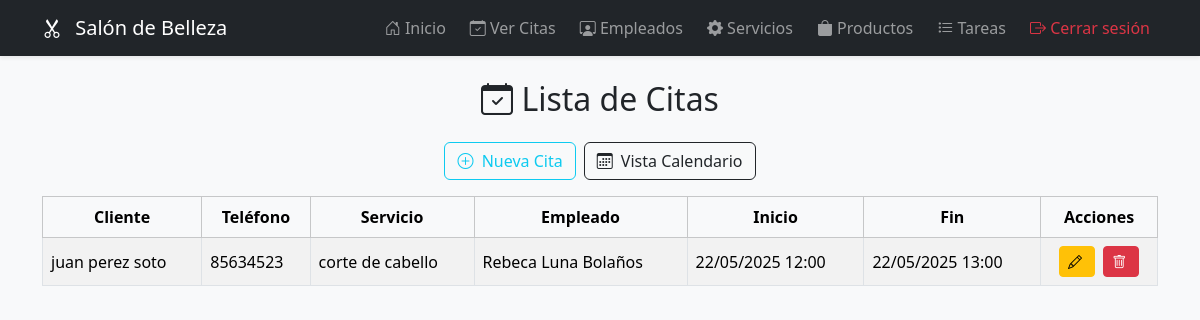
The page /citas (signed in) on the database as committed earlier.
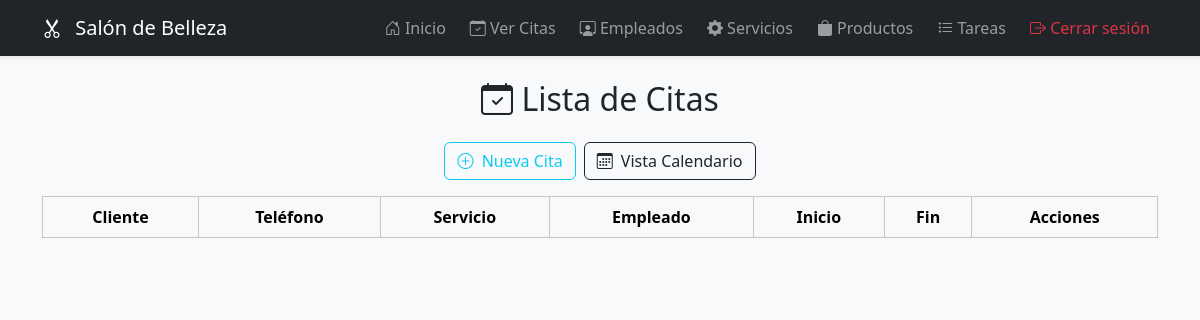
The same page on the database as committed later.
### models.py (models this page shows, shortened)
class Cita(db.Model):
    __tablename__ = 'citas'
    id = db.Column(db.Integer, primary_key=True)
    fecha_hora_inicio = db.Column(db.DateTime, nullable=False)
    fecha_hora_fin = db.Column(db.DateTime, nullable=False)
    cliente_id = db.Column(db.Integer, db.ForeignKey('clientes.id'), nullable=False)
    empleado_id = db.Column(db.Integer, db.ForeignKey('empleados.id'), nullable=False)
    servicio_id = db.Column(db.Integer, db.ForeignKey('servicios.id'), nullable=False)
    estado = db.Column(db.String(20), default='confirmada')  # confirmada, cancelada, completada
    notas = db.Column(db.Text, nullable=True)

class Cliente(db.Model):
    __tablename__ = 'clientes'
    id = db.Column(db.Integer, primary_key=True)
    nombre = db.Column(db.String(100), nullable=False)
    telefono = db.Column(db.String(20), nullable=False)
    email = db.Column(db.String(120), nullable=True)
    citas = db.relationship('Cita', backref='cliente', lazy=True)

class Servicio(db.Model):
    __tablename__ = 'servicios'
    id = db.Column(db.Integer, primary_key=True)
    nombre = db.Column(db.String(100), nullable=False)
    descripcion = db.Column(db.Text, nullable=True)  # Nuevo
    duracion_minutos = db.Column(db.Integer, nullable=False)
    precio = db.Column(db.Float, nullable=False)
    imagen_url = db.Column(db.String(255), nullable=True)  # Opcional
    citas = db.relationship('Cita', backref='servicio', lazy=True)

class Empleado(db.Model):
    __tablename__ = 'empleados'
    id = db.Column(db.Integer, primary_key=True)
    nombre = db.Column(db.String(100), nullable=False)
    especialidad = db.Column(db.String(200), nullable=True)
    telefono = db.Column(db.String(20), nullable=True)  # <-- este campo falta
    citas = db.relationship('Cita', backref='empleado', lazy=True)

### main.py (the view)
@app.route('/citas')
@login_required
def citas():
    citas = Cita.query.order_by(Cita.fecha_hora_inicio).all()
    return render_template('admin/citas.html', citas=citas)

### main.py (called while the page is built)
def login_required(f):
    @wraps(f)
    def decorated(*args, **kwargs):
        if not session.get('logged_in'):
            return redirect(url_for('login'))
        return f(*args, **kwargs)
    return decorated

### templates/admin/citas.html (shortened to what this page needs)
{% extends 'admin/layout.html' %}
{% block head %}
  <link href="https://cdn.jsdelivr.net/npm/bootstrap-icons@1.10.5/font/bootstrap-icons.css" rel="stylesheet">
{% endblock %}
{% block content %}
<h2 class="mb-4 text-center"><i class="bi bi-calendar-check"></i> Lista de Citas</h2>
<div class="d-flex justify-content-center gap-2 mb-3">
  <a href="{{ url_for('nueva_cita') }}" class="btn btn-outline-info">
    <i class="bi bi-plus-circle"></i> Nueva Cita
  </a>
  <a href="{{ url_for('calendario') }}" class="btn btn-outline-dark">
    <i class="bi bi-calendar3"></i> Vista Calendario
  </a>
</div>
<div class="table-responsive">
  <table class="table table-striped table-hover table-bordered bg-white align-middle">
    <thead class="table-light sticky-top">
      <tr class="text-center">
        <th>Cliente</th>
        <th>Teléfono</th>
        <th>Servicio</th>
        <th>Empleado</th>
        <th>Inicio</th>
        <th>Fin</th>
        <th>Acciones</th>
      </tr>
    </thead>
    <tbody>
      {% for cita in citas %}
      <tr>
        <td>{{ cita.cliente.nombre }}</td>
        <td>{{ cita.cliente.telefono }}</td>
        <td>{{ cita.servicio.nombre }}</td>
        <td>{{ cita.empleado.nombre }}</td>
        <td>{{ cita.fecha_hora_inicio.strftime('%d/%m/%Y %H:%M') }}</td>
        <td>{{ cita.fecha_hora_fin.strftime('%d/%m/%Y %H:%M') }}</td>
        <td class="text-center">
          <button class="btn btn-sm btn-warning me-1" data-bs-toggle="modal" data-bs-target="#editarModal{{ cita.id }}">
            <i class="bi bi-pencil"></i>
          </button>
          <form action="{{ url_for('eliminar_cita', id=cita.id) }}" method="POST" class="d-inline" onsubmit="return confirm('¿Eliminar esta cita?');">
            <button type="submit" class="btn btn-sm btn-danger">
              <i class="bi bi-trash"></i>
            </button>
          </form>
        </td>
      </tr>
      {% endfor %}
    </tbody>
  </table>
</div>
{% endblock %}

Rows that differ between the two databases and show on the page:
removed Cita: cliente.nombre "juan perez soto", cliente.telefono "85634523", servicio.nombre "corte de cabello", empleado.nombre "Rebeca Luna Bolaños", fecha_hora_inicio "22/05/2025 12:00", fecha_hora_fin "22/05/2025 13:00"
